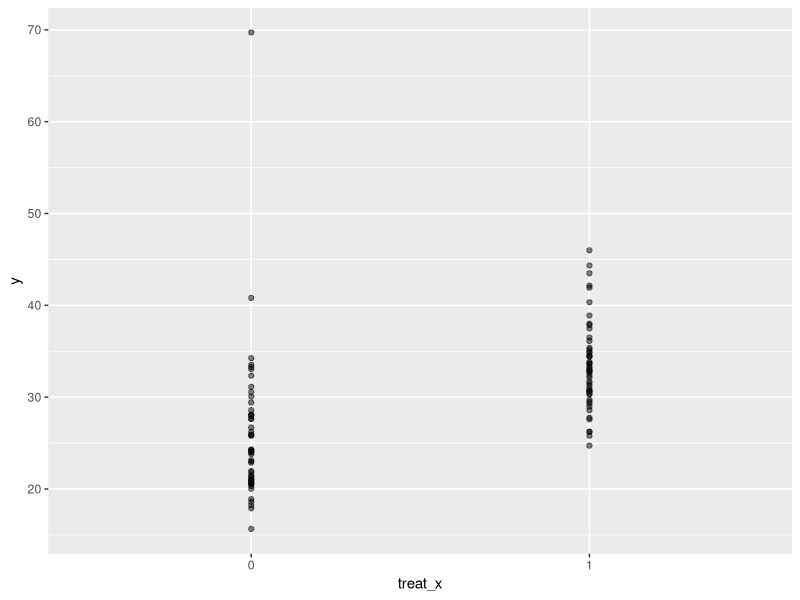
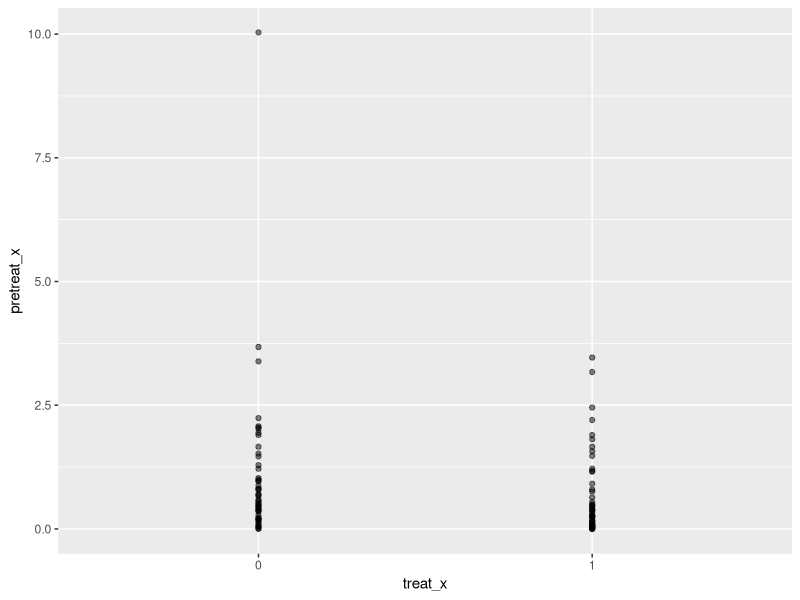
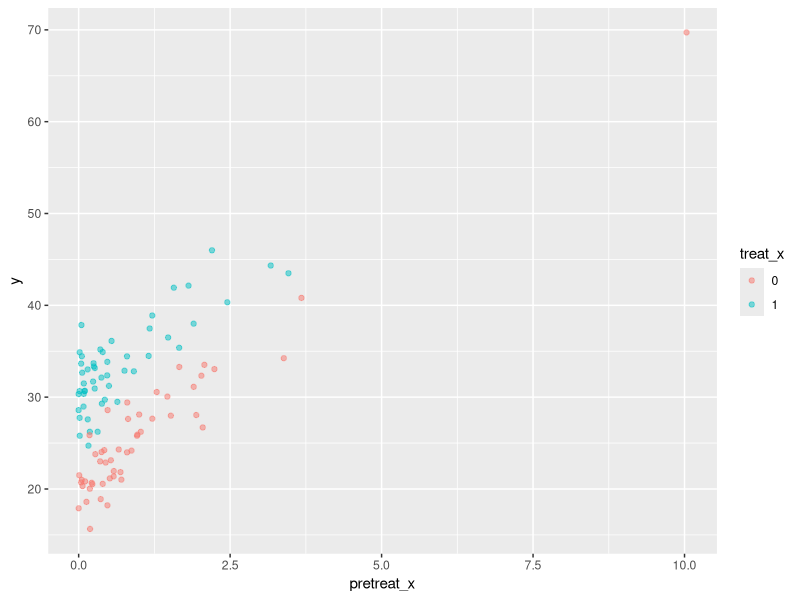
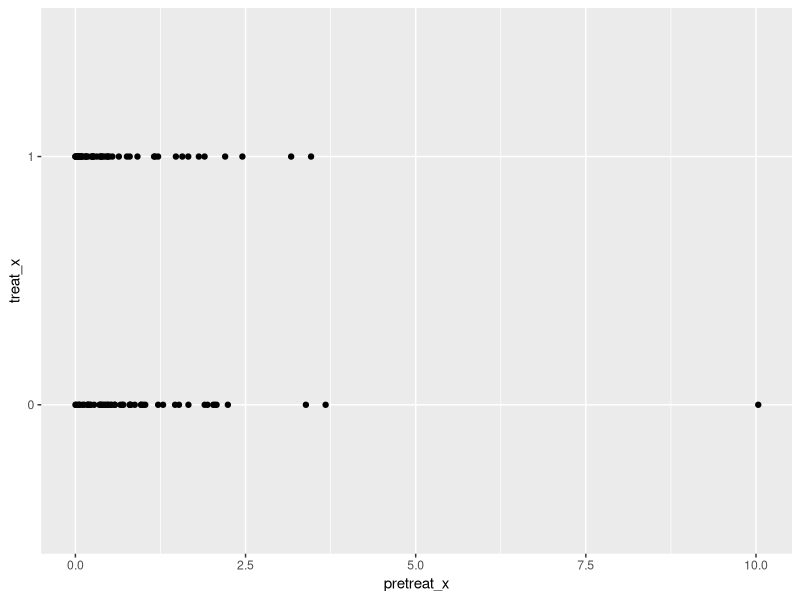
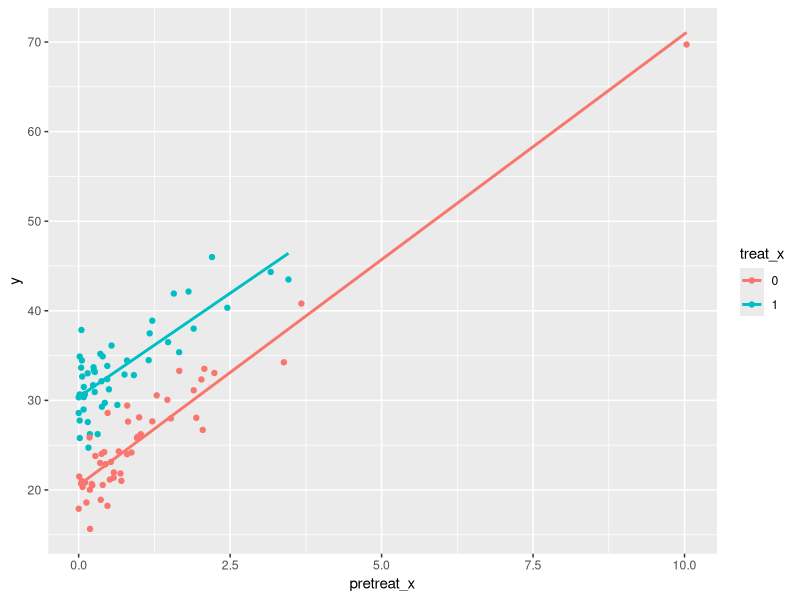

These charts were generated, in order, by the following R code:
################################################################################
# Title: Regression and Other Stories Reading Club Session (chapter 1) 
#        NSC-R workshop series. 
# Date: 05.12.2023
# Script author: Sam Langton (NSCR)
################################################################################

# Load packages.
library(dplyr)
library(ggplot2)

# Adjusting for pre-treatment differences (page 11).

# Create data.
set.seed(1612)

N <- 100
pretreat_x <- rnorm(N, 0, 1)^2
treat_x <- rep(0:1, N/2)
pretreat_x <- ifelse(treat_x==0, rnorm(N, 0, 1.2)^2, rnorm(N, 0, .8)^2)
y <- rnorm(N, 20 + 5*pretreat_x + 10*treat_x, 3)
sim_data <- data.frame(pretreat_x, treat_x, y) %>% 
  as_tibble() %>% 
  mutate(treat_x = as.factor(treat_x))

# Basic mean difference between treatment-control groups in Y.
sim_data %>% 
  group_by(treat_x) %>% 
  summarize(mean_values = mean(y))

# Plot of treatment-control differences in the Y.
# We add a Mean Standard error from bootstrap.
ggplot(data = sim_data,
       mapping = aes(x = treat_x, y = y)) +
  geom_point(alpha = 0.5) +
  stat_summary(fun.data = "mean_cl_boot", colour = "red")

# Simple test of treatment-control differences in the Y.
lm_1 <- lm(y ~ treat_x, data=sim_data)

# Results.
summary(lm_1) 

# What about pre-treatment differences in the treatment-control groups?
sim_data %>% 
  group_by(treat_x) %>% 
  summarise(mean_value = mean(pretreat_x))

# Is there a relationship between pre-treatment and Y?
ggplot(data = sim_data,
       mapping = aes(x = treat_x, y = pretreat_x)) +
  geom_point(alpha = 0.5) +
  stat_summary(fun.data = "mean_cl_boot", colour = "red")

ggplot(data = sim_data,
       mapping = aes(x = pretreat_x, y = y, group = treat_x, colour = treat_x)) +
  geom_point(alpha = 0.5)

# Run linear model predicting Y using the treatment X while controlling for
# the pre-treatment X.
lm_2 <- lm(y ~ pretreat_x + treat_x, data=sim_data)


# Plotting potential pre-treatment differences in the Y. 
ggplot(data = sim_data,
       mapping = aes(x = pretreat_x, y = treat_x)) +
  geom_point() +
  stat_summary(fun.data = "mean_cl_boot", colour = "red")

# Assessing treatment-control differences in the Y while grouping
# for the pre-treatment differences.
ggplot(data = sim_data) +
  geom_point(mapping = aes(x = pretreat_x, y = y, colour = treat_x)) +
  geom_smooth(mapping = aes(x = pretreat_x, y = y, colour = treat_x), method = "lm", se = FALSE) 

# Run the regression.




